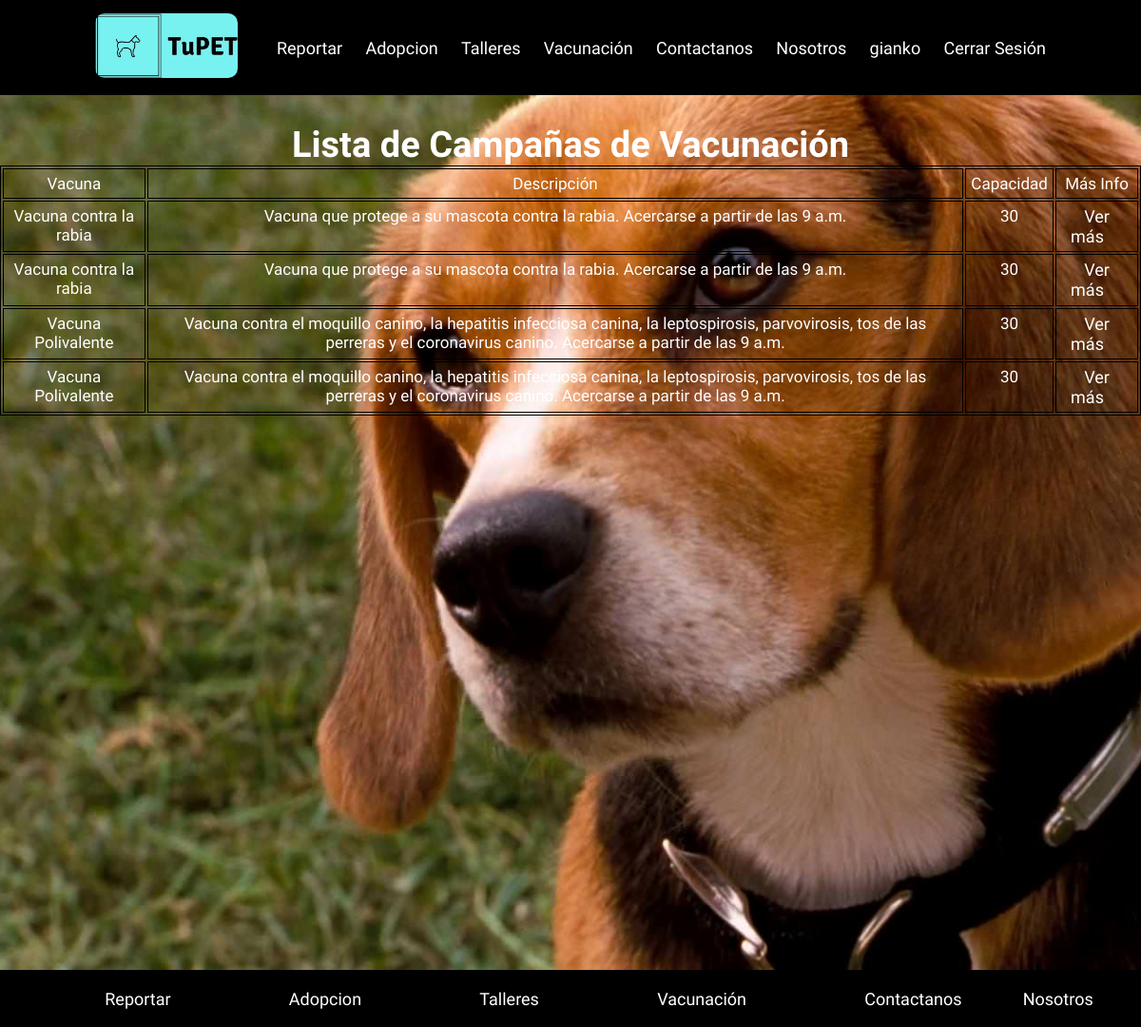
/paginas/vacunacion.php (signed in), run on an earlier commit of the app's database.
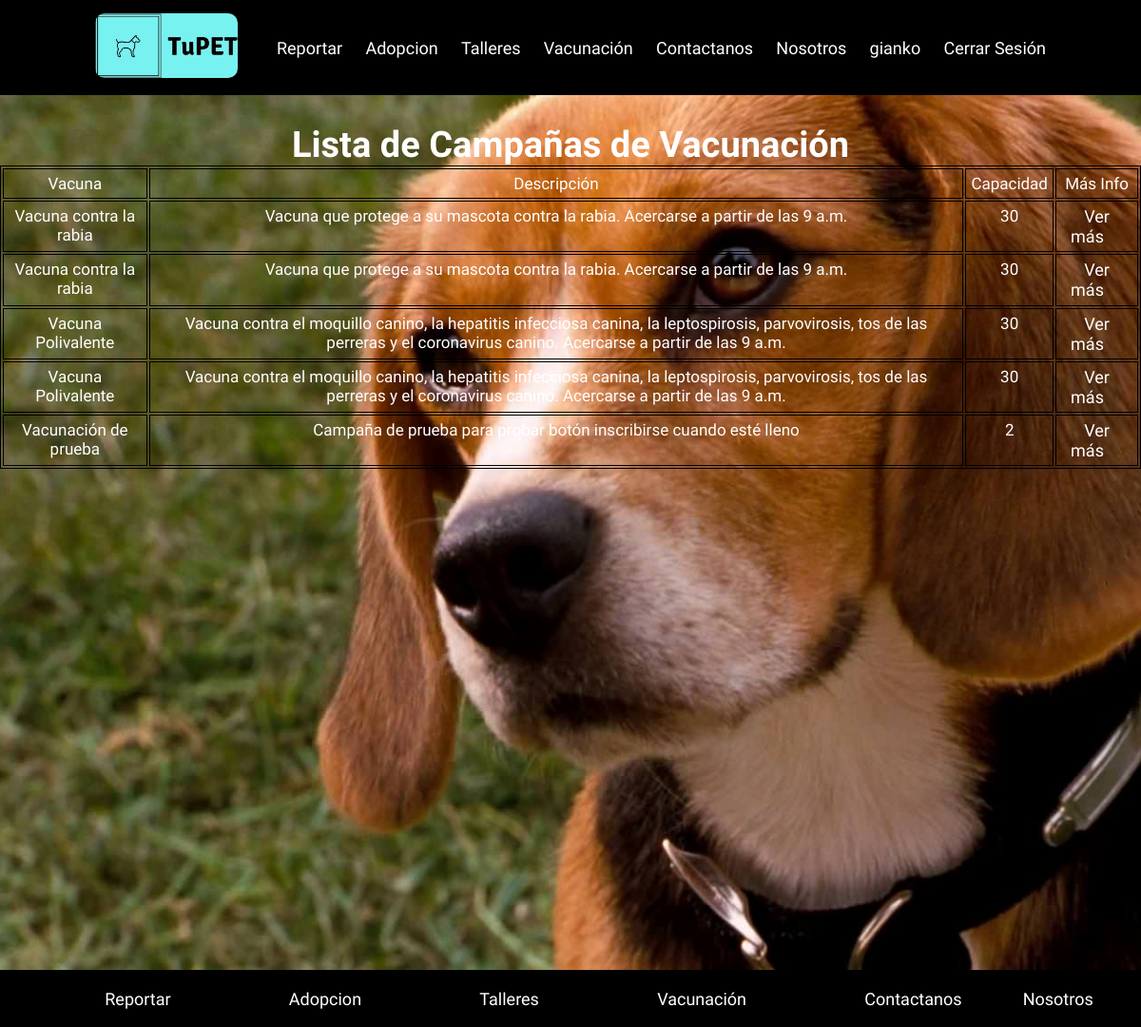
And on a later commit of the database.
### tables this page shows
CREATE TABLE `vacunas` (
  `id` int(11) NOT NULL,
  `nombre` varchar(120) NOT NULL,
  `fecha` date NOT NULL,
  `capacidad` tinyint(4) NOT NULL,
  `descripcion` varchar(200) DEFAULT NULL
);

### Funciones/variables.php (called while the page is built, shortened)
<?php
$tab_vacunas="vacunas";
$id_vacunas="id";
$nom_vacunas="nombre";
$capacidad_vacunas="capacidad";
$desc_vacunas="descripcion";
?>

### paginas/vacunacion.php (the view, shortened to what this page needs)
<?php
include_once ("../Funciones/variables.php");
$pdo=new PDO("mysql:host=localhost;dbname=$dbname;charset=utf8","root","");
$sql="SELECT * FROM $tab_vacunas ORDER BY $id_vacunas ASC";
?>
<!DOCTYPE html>
<html lang="en">
<head>
    <link rel="stylesheet" href="../estilos/estilonosotros.css">
    <link rel="stylesheet" href="../estilos/estilos_tabla.css">
</head>
<body>
    <?php include ('../Funciones/cabecera_resto.php') ?>
    <div class="contenedor-vacunacion">
        <h2>Lista de Campañas de Vacunación</h2>
        <table>
        <tr>
            <td>Vacuna</td>
            <td>Descripción</td>
            <td>Capacidad</td>
            <td>Más Info</td>
        </tr>
        <?php
            foreach($pdo->query($sql) as $fila){ ?>
                <tr>
                    <td><?php echo $fila[$nom_vacunas] ?></td>
                    <td><?php echo $fila[$desc_vacunas] ?></td>
                    <td><?php echo $fila[$capacidad_vacunas] ?></td>
                    <td><a href="info_vacunacion.php?v=<?php echo $fila[$id_vacunas] ?>">Ver más</a></td>
                </tr>
                <?php
                }
        ?>
        </table>
    </div>
    <?php include ('../Funciones/footer_resto.php') ?>
</body>
</html>

What changed in the data, as far as the page shows it:
added vacunas: nombre "Vacunación de prueba", descripcion "Campaña de prueba para probar botón inscribirse cuando esté lleno", capacidad "2"
